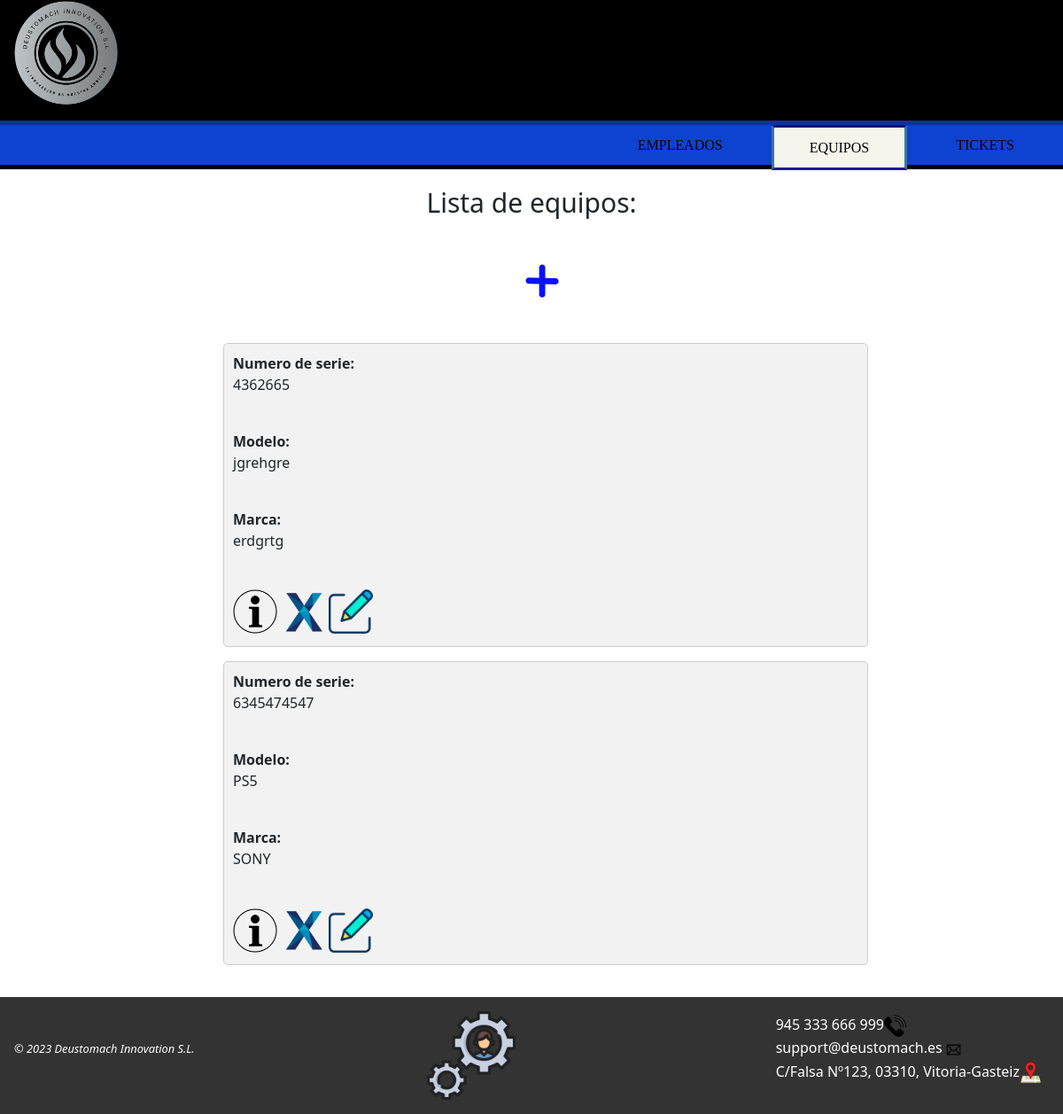
Before: /AppWeb/listadoEquipos/ with the older database file.
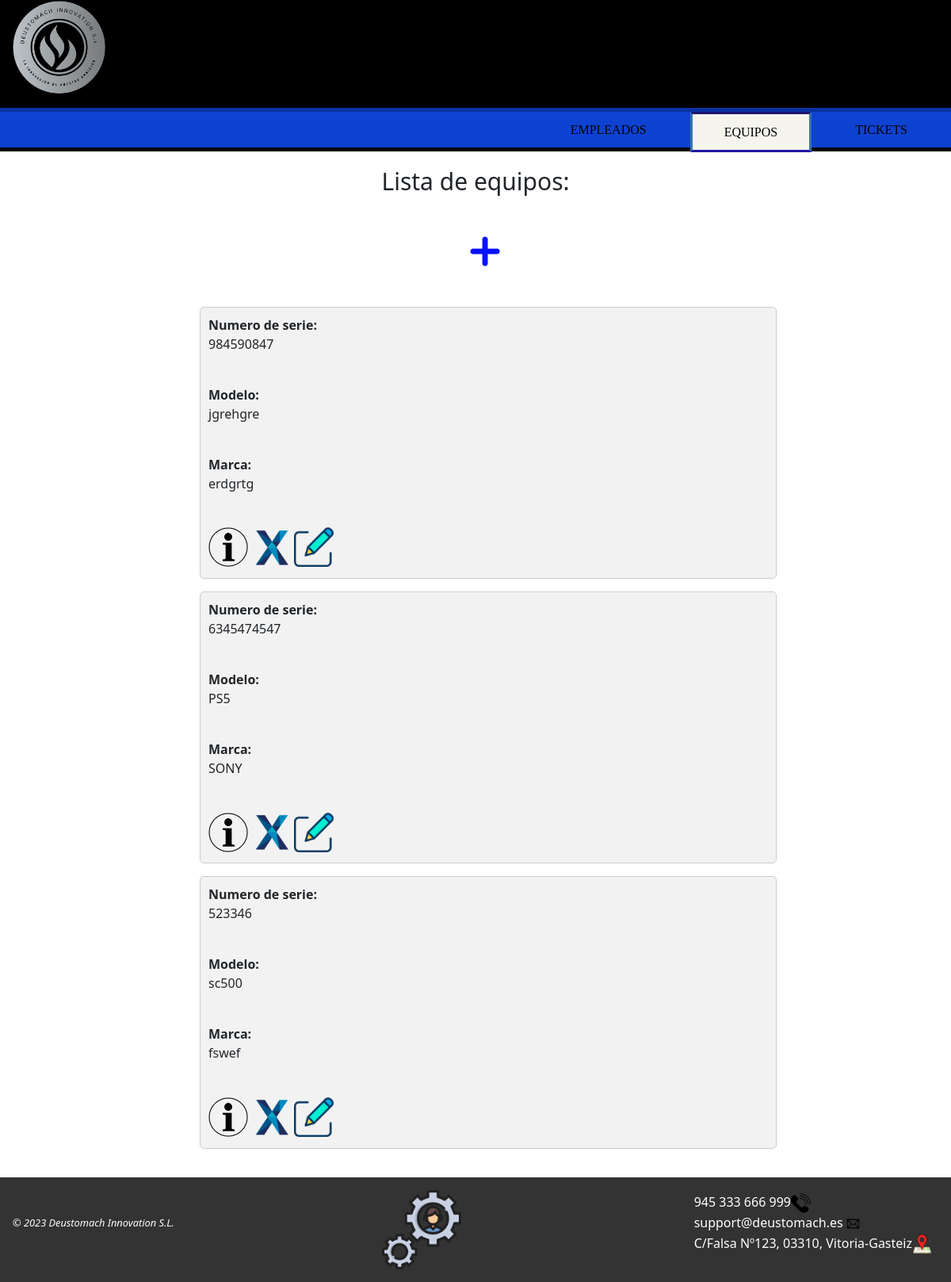
After: the same page with the newer database file.
### AppWeb/models.py (models this page shows, shortened)
class Equipo(models.Model):
    nserie = models.CharField(max_length=20, unique=True)
    modelo = models.CharField(max_length=50)
    marca = models.CharField(max_length=30)
    tipo = models.CharField(max_length=20)
    fechaAdquisicion = models.DateField()
    fechaPuestaMarcha = models.DateField()
    provNombre = models.CharField(max_length=30)
    provTelefono = models.IntegerField(default=0)
    planta = models.CharField(max_length=15)

### AppWeb/views.py (the view)
# urls.py: path('AppWeb/listadoEquipos/', ListaEquipo.as_view(), name='listado-equipo'),
class ListaEquipo(ListView):
    model = Equipo
    template_name = 'listadoEquipos.html'

### AppWeb/Templates/listadoEquipos.html
{% extends "homeEquipos.html" %}
{% load static %}
{% block contenido %}
<div class="contenido">
    <h1>Lista de equipos:</h1>
    <div id="mas">
        <a href="{% url 'gestion:crear-equipo' %}"><img class="crear" src="{% static 'images/mas2.gif' %}" width="100px" title="Crear equipo nuevo"></a>
    </div>
    {% if object_list %}
        {% for eq in object_list %}
        <ul>
            <div class="objetos">
                <b>Numero de serie: </b><p>{{eq.nserie}}</p><br>
                <b>Modelo: </b><p>{{eq.modelo}}</p><br>
                <b>Marca: </b><p>{{eq.marca}}</p><br>
                <a href="{% url 'gestion:detalle-equipo' eq.id %}"><img src="{% static 'images/info.png' %}"  title="Pulsa para ver los detalles del equipo" width="50px"></a>
                <a href="{% url 'gestion:borrar-equipo' eq.id %}"><img src="{% static 'images/delete.png' %}" title="Haz clic para eliminar el equipo" width="50px"></a>
                <a href="{% url 'gestion:modificar-equipo' eq.id %}"><img src="{% static 'images/editar.png' %}" title="Haz clic para editar este equipo"  width="50px" ></a>
            </div>
        </ul>
        {% endfor %}
    {% else %}
        <h1>No hay equipos disponibles</h1>
    {% endif %}
</div>
{% endblock %}

### AppWeb/Templates/homeEquipos.html (shortened to what this page needs)
{% load static %}
<!DOCTYPE html>
<html lang="en">
<head>
    <link href="https://cdn.jsdelivr.net/npm/bootstrap@5.1.3/dist/css/bootstrap.min.css" rel="stylesheet"
>
    <link rel="stylesheet" href="{% static 'css/Estilo.css' %}">
</head>
<body>
    <header>
        <img src="{% static 'images/LOGO.png' %}"  title="Logo de la empresa" id="logo">
    </header>
    <nav>
        <ul>
            <div class="enlaces">
                <li><a href="{% url 'gestion:listado-empleado' %}">Empleados</a></li>
                <li><a href="{% url 'gestion:listado-equipo' %}"class="active">Equipos</a></li>
                <li><a href="{% url 'gestion:listado-ticket' %}">Tickets</a></li>
            </div>
        </ul>
    </nav>
    <main class="main">
        {% block contenido %} {% endblock %}
    </main>
    <footer>
        <div class="piePagina">
            <p id="proteccion"><em>© 2023 Deustomach Innovation S.L.</em></p>
            <a id="admin" href="http://127.0.0.1:8000/admin/"><img id="logo_admin" src="{% static 'images/admin.png' %}" title="Administration"></a>
            <ul id="otros">
                <li>945 333 666 999<img class="logoInferior" src="{% static 'images/tlf.png' %}" title="imagen de un teléfono"></a></li>
                <li>support@deustomach.es<img class="logoInferior" src="{% static 'images/mail.png' %}" title="imagen de un mail"></a></li>
                <li>C/Falsa Nº123, 03310, Vitoria-Gasteiz<img class="logoInferior" src="{% static 'images/mapa.png' %}" title="imagen de un mapa"></a></li>
            </ul>
        </div>
    </footer>
</body>
</html>

### AppWeb/static/css/Estilo.css (style rules this page uses)
header { background: black; border-bottom: 5px solid rgba(14, 66, 209, 0.767); }
#logo { width: 12%; display: flex; margin-bottom: 15px; }
nav { border-bottom: 5px solid black; width: 100%; height: 50px; background: rgb(14, 66, 209); position: sticky; top: 0; }
nav ul { display: flex; justify-content:right; margin: 0%; margin-bottom: 0px; }
nav ul li { list-style: none; margin-bottom: 0px; }
nav ul li a { font-family: cursive; display: block; margin-right: 15px; padding: 0 40px; text-decoration:wavy; text-transform:uppercase; line-height:45px; margin-bottom: 0px; color: black; }
nav ul li a:hover, nav ul li a.active { border: 3px solid; border-color: rgb(32, 23, 165); background-color: rgb(245, 245, 237); border-top-color: rgb(26, 20, 112); border-bottom-color: rgb(32, 23, 165); border-left-color:rgb(53, 118, 172); border-right-color:rgb(53, 118, 172); }
.enlaces { display: flex; align-items: right; }
footer { background-color: #333; color: #fff; }
.piePagina { display: flex; justify-content: space-between; align-items: center; padding: 1rem; }
#proteccion { font-size: 0.8rem; }
.logoInferior { width: 25px; height: 25px; margin-right: 0.5rem; }
#logo_admin { width: 100px; }
#otros { list-style: none; }
.contenido { margin: 0 auto; max-width: 800px; padding: 20px; }
.crear { margin-left: 45%; margin-bottom: 20px; }
h1 { font-size: 30px; text-align: center; margin-bottom: 20px; }
.objetos { background-color: #f2f2f2; padding: 10px; border-radius: 5px; border: 1px solid #ccc; }
a { color: white; text-decoration: none; }

Changed rows visible on the page:
changed Equipo "jgrehgre": nserie "4362665" → "984590847"
added Equipo: nserie "523346", modelo "sc500", marca "fswef"
